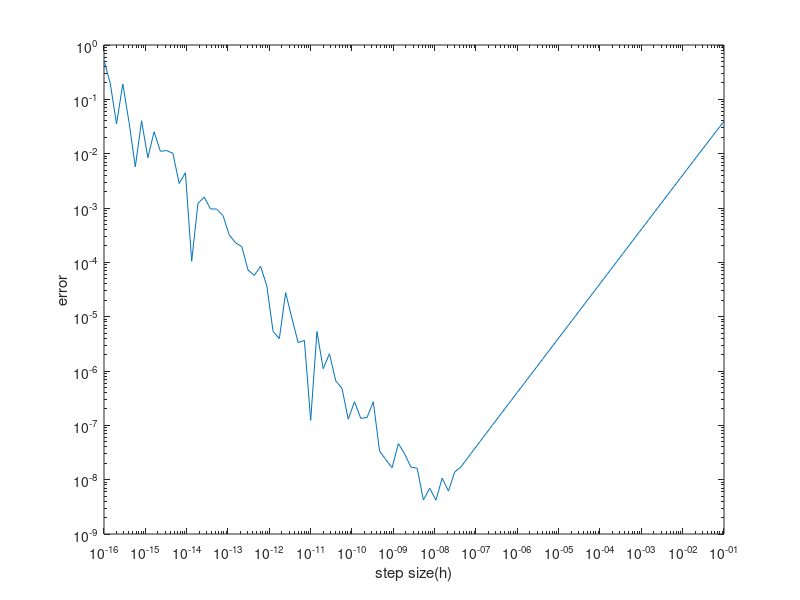

This chart was generated by the following MATLAB code:
h=logspace(-1,-16,100);
funn = @(h)(cos((pi/5)+h)-cos(pi/5)).*h.^(-1);

K=funn(h);

dhforward = funn(h);
exactval=-sin(pi/5);

h(1:end);
P = abs(exactval - dhforward);

loglog(h,P)
xlabel('step size(h)');
ylabel('error');

%At 10.^(-8) the error is minimum so the step size would be 10.^(-8), from
%10.^(-16) to 10.^(-8) the error is fluctuating with a decrease in the
%error and there is a rise in the error after 10.^(-8)